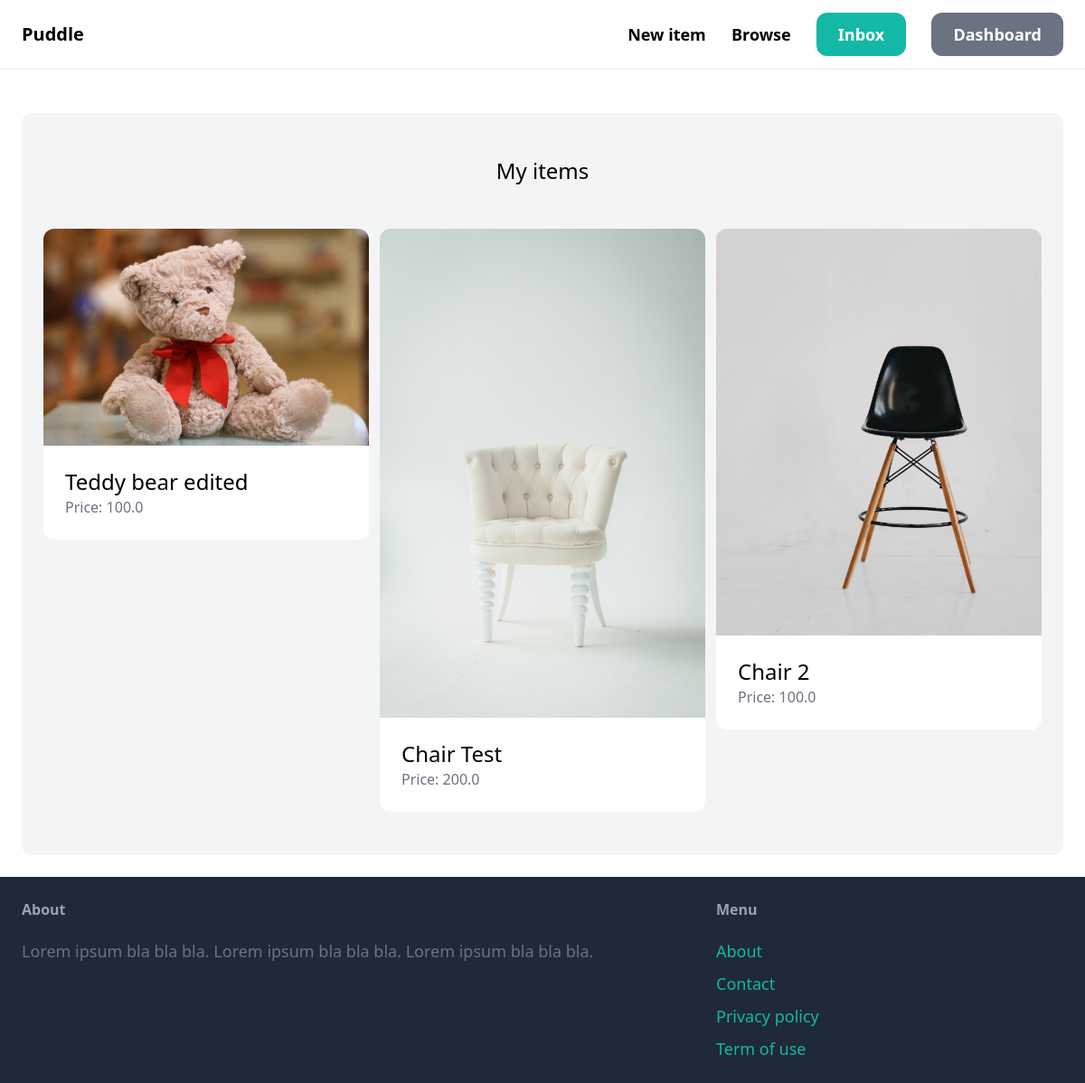
The page /dashboard/ (signed in) on the database its author committed.
### item/models.py (models this page shows, shortened)
class Item(models.Model):
    category = models.ForeignKey(Category, related_name='items', on_delete=models.CASCADE)
    name = models.CharField(max_length=255)
    description = models.TextField(blank=True, null=True)
    price = models.FloatField()
    image = models.ImageField(upload_to='item_images', blank=True, null=True)
    is_sold = models.BooleanField(default=False)
    created_by = models.ForeignKey(User, related_name='items', on_delete=models.CASCADE)
    created_at = models.DateTimeField(auto_now_add=True)

### dashboard/views.py (the view)
# urls.py: path('', views.index, name='index'),
@login_required
def index(request):
    items = Item.objects.filter(created_by=request.user)
    return render(request, 'dashboard/index.html', {
        'items': items,
    })

### dashboard/templates/dashboard/index.html (shortened to what this page needs)
{% extends 'core/base.html' %}
{% block content %}
    <div class="mt-6 px-6 py-12 bg-gray-100 rounded-xl">
        <h2 class="mb-12 text-2xl text-center">My items</h2>
        <div class="grid grid-cols-3 gap-3">
            {% for item in items %}
                <div>
                    <a href="{% url 'item:detail' item.id %}">
                        <div>
                            <img src="{{ item.image.url }}" class="rounded-t-xl">
                        </div>
                        <div class="p-6 bg-white rounded-b-xl">
                            <h2 class="text-2xl">{{ item.name }}</h2>
                            <p class="text-gray-500">Price: {{ item.price }}</p>
                        </div>
                    </a>
                </div>
            {% endfor %}
        </div>
    </div>
{% endblock %}

### rows shown on the page
Item: image (picture), name "Teddy bear edited", price "100.0"
Item: image (picture), name "Chair Test", price "200.0"
Item: image (picture), name "Chair 2", price "100.0"
